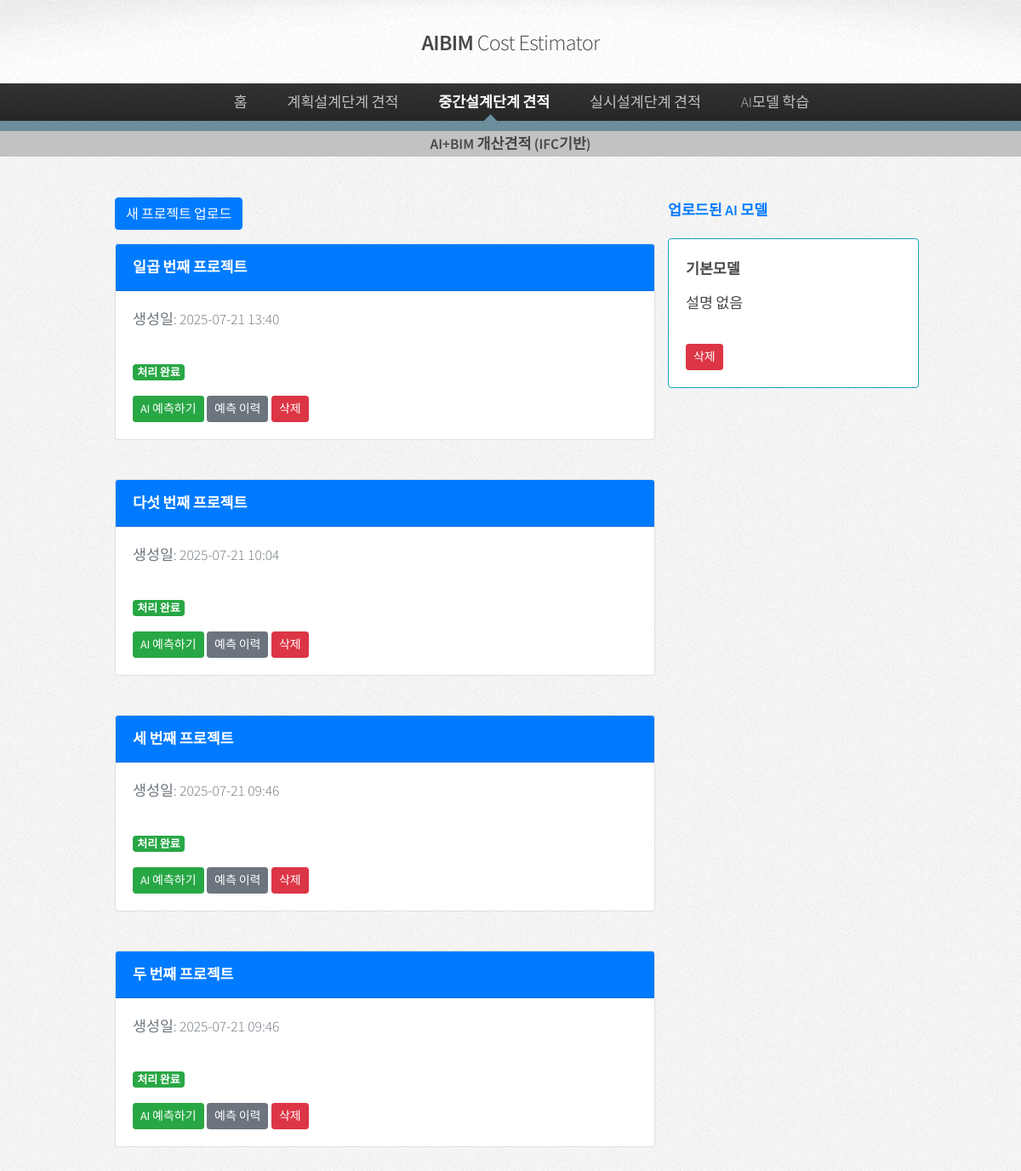
Page /ifc_ai_prediction/ on the committed database.
### ifc_ai_prediction/models.py (models this page shows, shortened)
class IFCProject(models.Model):
    name = models.CharField("프로젝트명", max_length=200)
    description = models.TextField("설명", blank=True)
    ifc_file = models.FileField("IFC 파일", upload_to='ifc_ai_files/')
    converted_obj = models.FileField("변환된 OBJ", upload_to='ifc_ai_objs/', null=True, blank=True)
    is_processed = models.BooleanField("처리 완료", default=False)
    processing_error = models.TextField("처리 오류", blank=True, null=True)
    created_at = models.DateTimeField("생성일", auto_now_add=True)
    updated_at = models.DateTimeField("수정일", auto_now=True)
    class Meta:
        verbose_name = "IFC 프로젝트"
        verbose_name_plural = "IFC 프로젝트들"
    def get_ifc_objects_summary(self):
        try:
            ifc_objects = IFCObjectData.objects.filter(project=self)
            total_count = ifc_objects.count()
            class_counts = {}
            for obj in ifc_objects:
                ifc_class = obj.ifc_class
                class_counts[ifc_class] = class_counts.get(ifc_class, 0) + 1
            return {
                'total_count': total_count,
                'class_counts': class_counts,
                'is_processed': self.is_processed
            }
        except Exception as e:
            return {
                'total_count': 0,
                'class_counts': {},
                'is_processed': False,
                'error': str(e)
            }

class AIModel(models.Model):
    name = models.CharField("모델명", max_length=255)
    description = models.TextField("설명", blank=True, null=True)
    model_file = models.FileField("모델 파일", upload_to='ai_models/')
    metadata = SimpleJSONField("메타데이터")
    created_at = models.DateTimeField("생성일", auto_now_add=True)
    updated_at = models.DateTimeField("수정일", auto_now=True)
    rmse = models.FloatField("RMSE", null=True, blank=True)
    mae = models.FloatField("MAE", null=True, blank=True)
    r2_score = models.FloatField("R² 점수", null=True, blank=True)
    class Meta:
        verbose_name = "AI 모델"
        verbose_name_plural = "AI 모델들"

### ifc_ai_prediction/views.py (the view)
# urls.py: path('', views.project_list, name='project_list'),
def project_list(request):
    try:
        print("📋 프로젝트 목록 로드 시작...")
        projects = IFCProject.objects.all().order_by('-created_at')
        ai_models = AIModel.objects.all().order_by("-created_at")
        print(f"조회된 프로젝트 수: {projects.count()}")
        projects_list = []
        for project in projects:
            try:
                project.summary = project.get_ifc_objects_summary()
                projects_list.append(project)
                print(f"프로젝트 추가: {project.name}")
            except Exception as e:
                print(f"프로젝트 처리 오류: {project.id} - {e}")
                continue
        print(f"✅ 프로젝트 목록 로드 완료: {len(projects_list)}개")
        context = {
            'projects': projects_list,
            'debug_info': f"총 {len(projects_list)}개 프로젝트 로드됨"
        }
        return render(request, "ifc_ai_prediction/project_list.html", {
            "projects": projects,
            "ai_models": ai_models,
        })
    except Exception as e:
        print(f"❌ 프로젝트 목록 로드 오류: {e}")
        traceback.print_exc()
        context = {
            'projects': [],
            'error_message': f'프로젝트 로드 중 오류: {str(e)}'
        }
        return render(request, 'ifc_ai_prediction/project_list.html', context)

### ifc_ai_prediction/models.py (called while the page is built)
    def from_db_value(self, value, expression, connection):
        if value is None:
            return {}
        try:
            return json.loads(value)
        except:
            return {}

### templates/ifc_ai_prediction/project_list.html (shortened to what this page needs)
{% load static %}
<!DOCTYPE html>
<html>
  <head>
    <link
      rel="stylesheet"
      href="https://stackpath.bootstrapcdn.com/bootstrap/4.3.1/css/bootstrap.min.css"
    />
    <link
      rel="stylesheet"
      href="https://stackpath.bootstrapcdn.com/bootstrap/4.3.1/css/bootstrap.min.css"
    />
    <link rel="stylesheet" href="{% static 'css/main.css'%}" />
  </head>
  <body>
    <div id="page-wrapper">
      <div id="header">
        <h1>
          <a href="/" id="logo">AIBIM <em>Cost Estimator</em></a>
        </h1>
        <nav id="nav">
          <ul>
            <li><a href="/">홈</a></li>
            <li>
              <a href="#">계획설계단계 견적</a>
            </li>
            <li class="current">
              <a href="#">중간설계단계 견적</a>
            </li>
            <li>
              <a href="#">실시설계단계 견적</a>
            </li>
            <li>
              <a href="/ai_learning">AI모델 학습</a>
            </li>
          </ul>
        </nav>
      </div>
      <div id="nav_sub">
        <h6 class="text-center">
          <b>AI+BIM 개산견적</b> <span>(IFC기반)</span>
        </h6>
      </div>
    </div>
    <div class="container mt-5">
      <div class="row">
        <div class="col-lg-8 col-md-7 mb-4">
          <div class="text-left mb-3">
            <a
              href="{% url 'ifc_ai_prediction:upload_ifc' %}"
              class="btn btn-primary"
            >
              새 프로젝트 업로드
            </a>
          </div>
           {% if projects %}
          <div class="row">
            {% for project in projects %}
            <div class="col-md-12 mb-3">
              <div class="card">
                <div class="card-header bg-primary text-white">
                  <h5 class="mb-0">{{ project.name }}</h5>
                </div>
                <div class="card-body">
                  <p class="text-muted">
                    생성일: {{ project.created_at|date:"Y-m-d H:i" }}
                  </p>
                   {% if project.is_processed %}
                  <span class="badge badge-success">처리 완료</span>
                  {% elif project.processing_error %}
                  <span class="badge badge-danger">처리 오류</span>
                  {% else %}
                  <span class="badge badge-warning">처리 중</span>
                  {% endif %}
                  <div class="mt-3">
                    {% if project.is_processed %}
                    <a
                      href="{% url 'ifc_ai_prediction:prediction_page' project.id %}"
                      class="btn btn-success btn-sm"
                      >AI 예측하기</a
                    >
                    <a
                      href="{% url 'ifc_ai_prediction:prediction_history' project.id %}"
                      class="btn btn-secondary btn-sm"
                      >예측 이력</a
                    >
                    {% else %}
                    <button class="btn btn-secondary btn-sm" disabled>
                      처리 중...
                    </button>
                    {% endif %}
                    <form
                      method="post"
                      action="{% url 'ifc_ai_prediction:delete_project' project.id %}"
                      style="display: inline"
                      onsubmit="return confirm('이 프로젝트를 삭제하시겠습니까?');"
                    >
                      <button type="submit" class="btn btn-danger btn-sm">
                        삭제
                      </button>
                    </form>
                  </div>
                </div>
              </div>
            </div>
            {% endfor %}
          </div>
          {% endif %}
        </div>
        <div class="col-lg-4 col-md-5 mb-4">
          <h4 class="text-primary">업로드된 AI 모델</h4>
          {% if ai_models %}
          <div>
            {% for model in ai_models %}
            <div class="card border-info mb-3">
              <div class="card-body">
                <h5 class="card-title">{{ model.name }}</h5>
                <p class="card-text">
                  {{ model.description|default:"설명 없음" }}
                </p>
                <form
                  method="post"
                  action="{% url 'ifc_ai_prediction:delete_ai_model' model.id %}"
                  style="display: inline"
                  onsubmit="return confirm('AI 모델을 삭제하시겠습니까?');"
                >
                  <button type="submit" class="btn btn-danger btn-sm">
                    삭제
                  </button>
                </form>
              </div>
            </div>
            {% endfor %}
          </div>
          {% else %}
          <div class="alert alert-info">등록된 AI 모델이 없습니다.</div>
          {% endif %}
        </div>
      </div>
    </div>
  </body>
</html>

### rows in the picture
IFCProject: name "일곱 번째 프로젝트", created_at "2025-07-21 13:40", is_processed "처리 완료"
IFCProject: name "다섯 번째 프로젝트", created_at "2025-07-21 10:04", is_processed "처리 완료"
IFCProject: name "세 번째 프로젝트", created_at "2025-07-21 09:46", is_processed "처리 완료"
IFCProject: name "두 번째 프로젝트", created_at "2025-07-21 09:46", is_processed "처리 완료"
AIModel: name "기본모델", description "설명 없음"
